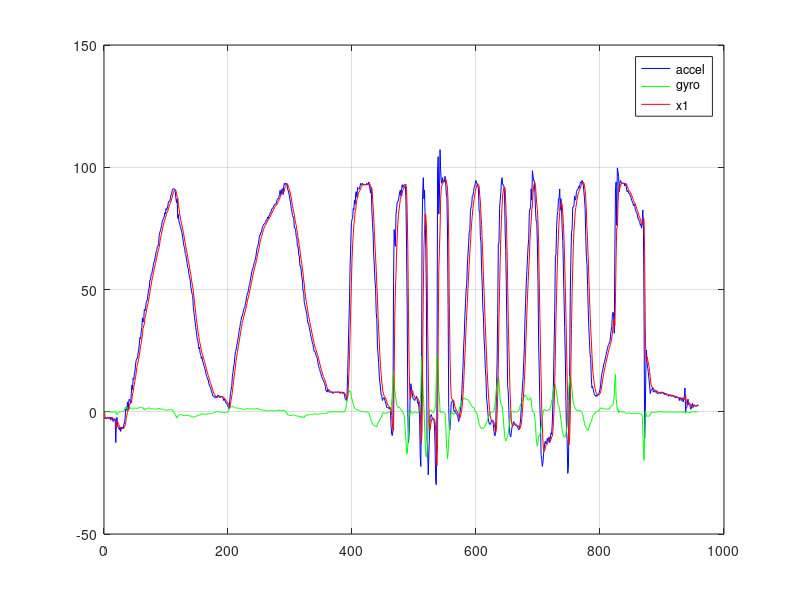

Reproduce this figure in MATLAB.
data = csvread('./acc_gyro_data.csv');

% SCALE GYRO DATA
data(:,2) = data(:,2)/1130;

% KALMAN FILTER IMPLEMENTATION
h = 0.05;

x = [0, 0]';
P = [10, 0;
     0, 10];

F = [1, -h;
     0, 1];
G = [h, (-h*h)/2;
     0, h];
H = eye(2);

b = 0.01;
R = b*eye(2);
Q = eye(2);
 
for i = 1:size(data,1)
    K = (F*P(:,:,i)*H')/(R + H*P(:,:,i)*H');
    %{
    p11 = P(1,1,i);
    p12 = P(1,2,i);
    p21 = P(2,1,i);
    p22 = P(2,2,i);
 
    detK = 1/(b*b + b*p11 + b*p22 + p11*p22 - p12*p21);
    K = [ ((p11 - h*p22)*(b + p22) - p21*(p12 - h*p22))*detK,  (-p12*(p11 - h*p21) + (b + p11)*(p12 - h*p22))*detK  ;
          (p21*(b + p22) - p21*p22)*detK,                      (-p12*p21 + p22*(b + p11))*detK                      ];
    %}
  
    x(:,i+1)  = F*x(:,i) + K*(data(i,:)'-H*x(:,i));
    %{
    k11 = K(1,1);
    k12 = K(1,2);
    k21 = K(2,1);
    k22 = K(2,2);
    
    x1 = x(1,i);
    x2 = x(2,i);
    y1 = data(i,1);
    y2 = gyro(i);
    x(:,i+1) = [ x1 - h*x2 + k11*(y1-x1) + k12*(y2-x2) ;
                 x2 + k21*(y1-x1) + k22*(y2-x2)        ];
    %}
    
    P(:,:,i+1) = F*P(:,:,i)*F' + G*Q*G' - K*H*P(:,:,i)*F';
    %{
    aa = p11 - h*p21 - h*(p12-h*p22) + h*h + (h*h*h*h)/4 - (k11*p11 + k12*p21 - h*(k11*p12 + k12*p22));
    bb = p12 - h*p22 - (h*h*h)/2 - (k11*p12 + k12*p22);
    cc = p21 - h*p22 - (h*h*h)/2 - (k21*p11 + k22*p21 - h*(k21*p12 + k22*p22));
    dd = p22 + h*h   - (k21*p12 + k22*p22);
    
    P(:,:,i+1) = [aa, bb; cc, dd];    
    %}
end

% SHOW DATA
n = size(data,1);
figure
plot(1:n, data(:,1)*57.3248, 'b')
hold on
plot(1:n, data(:,2)*57.3248, 'g')
hold on
plot(1:n+1, x(1,:)*57.3248, 'r')
legend('accel','gyro', 'x1')
grid on